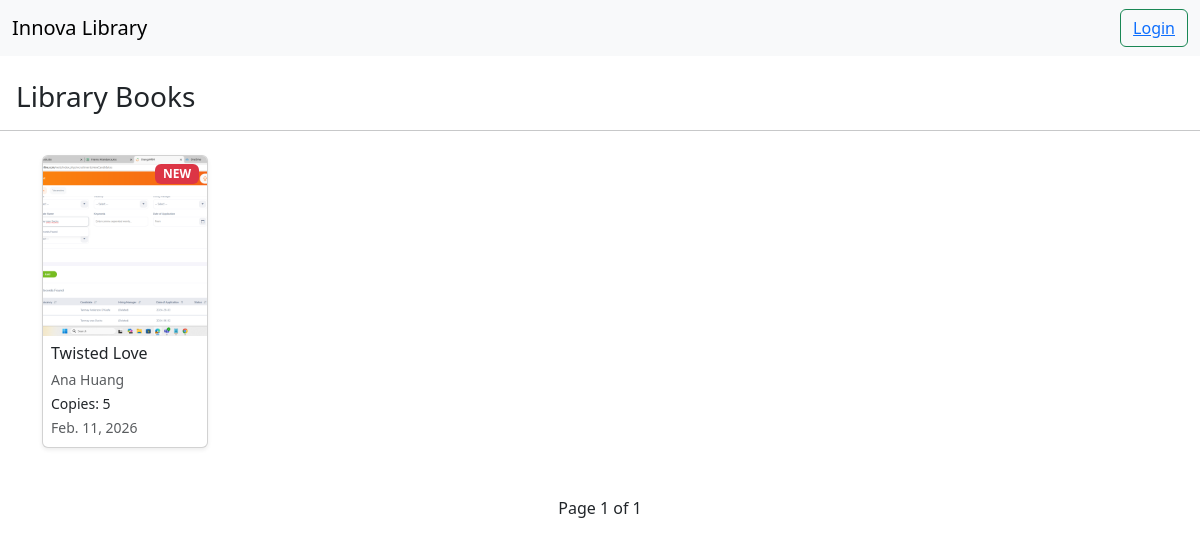
The app's page /, older data.
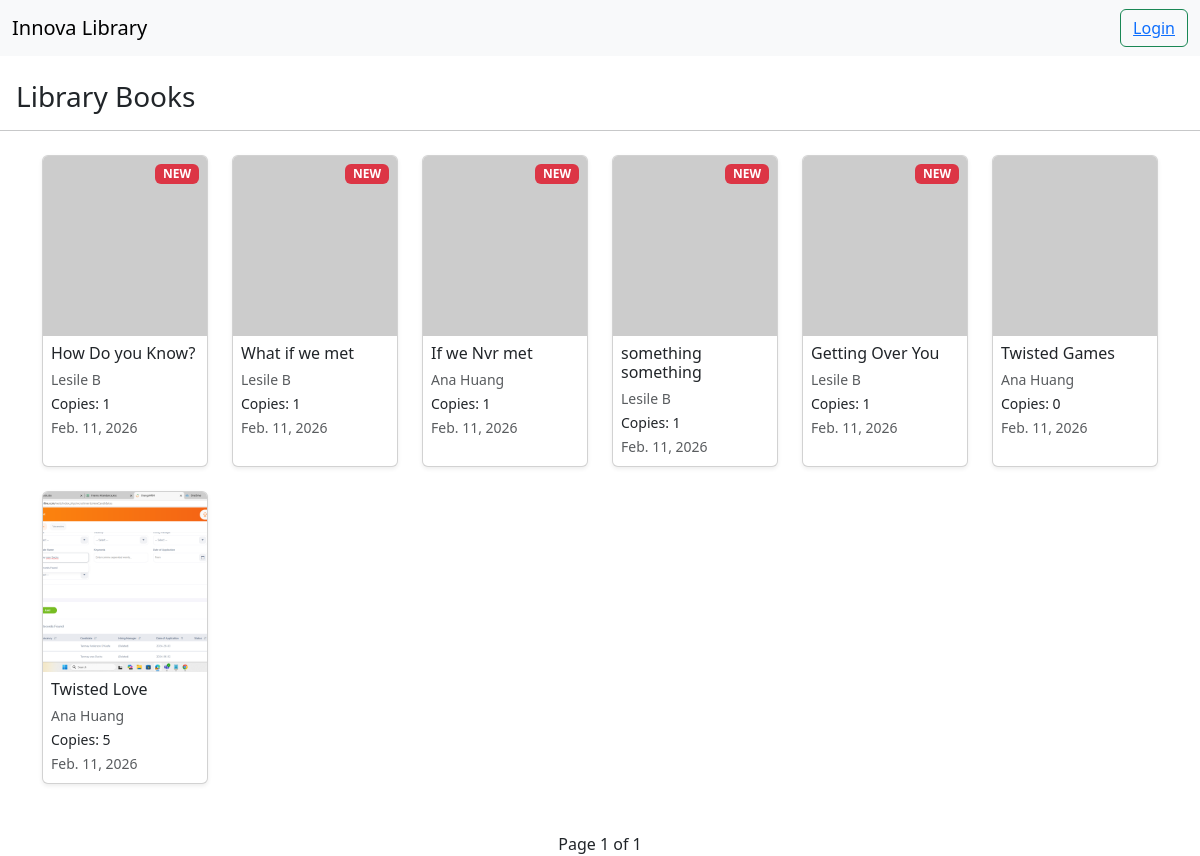
The same page, newer data.
### books/models.py (models this page shows, shortened)
class Book(models.Model):
    title = models.CharField(max_length=100)
    author = models.ForeignKey(Author,on_delete=models.CASCADE)
    published_date = models.DateField()
    isbn = models.CharField(max_length=20)
    available_copies = models.IntegerField(default=1)
    image = models.ImageField(upload_to='book_images/',null=True,blank=True)
    class Meta:
        ordering = ("-id",)  # newest first; or use ("-id",) if no created_at
        indexes = [
            models.Index(fields=["-id"]),  # makes ORDER BY fast
        ]

class Author(models.Model):
    name = models.CharField(max_length=100)

### books/views.py (the view)
# urls.py: path('',list_book,name='home'),
def list_book(request):
    books_qs = Book.objects.select_related('author').all()
    paginator = Paginator(books_qs, 12)
    page_number = request.GET.get('page')
    books = paginator.get_page(page_number)
    return render(request, 'list_book.html', {"books": books})

### books/templates/list_book.html (shortened to what this page needs)
{% extends 'base.html' %}
{% block content %}
<h3 class="mt-4 mx-3">Library Books</h3>
<hr>
<div class="container mt-4">
    <div class="row">
        {% for book in books %}
        <div class="col-lg-2 col-md-3 col-sm-4 col-6 mb-4">
            <div class="card h-100 shadow-sm position-relative">
                {% if forloop.counter <= 5 %}
                <span class="badge bg-danger position-absolute top-0 end-0 m-2">NEW</span>
                {% endif %}
                {% if book.image %}
                <img src="{{ book.image.url }}"
                     class="card-img-top"
                     loading="lazy"
                     style="height: 180px; object-fit: cover;"
                     alt="{{ book.title }}">
                {% else %}
                <img src="https://via.placeholder.com/150"
                     class="card-img-top"
                     loading="lazy"
                     style="height: 180px; object-fit: cover;">
                {% endif %}
                <div class="card-body p-2">
                    <h6 class="card-title mb-1">{{ book.title }}</h6>
                    <small class="text-muted">{{ book.author.name }}</small><br>
                    <small>Copies: {{ book.available_copies }}</small><br>
                    <small class="text-muted">{{ book.published_date }}</small>
                </div>
            </div>
        </div>
        {% empty %}
        <p class="text-center">No books available.</p>
        {% endfor %}
    </div>
    <div class="d-flex justify-content-center mt-4">
        <span class="mx-2">Page {{ books.number }} of {{ books.paginator.num_pages }}</span>
    </div>
</div>
{% endblock %}

### member/templates/base.html (shortened to what this page needs)
<!DOCTYPE html>
<html lang="en">
<head>
    <link href="https://cdn.jsdelivr.net/npm/bootstrap@5.3.8/dist/css/bootstrap.min.css" rel="stylesheet"
>
</head>
</head>
<body>
    <nav class="navbar bg-body-tertiary">
        <div class="container-fluid">
            <a class="navbar-brand">Innova Library</a>
            <form class="d-flex" role="search">
                {% if user.is_authenticated %}
                <button class="btn btn-outline-success" type="submit"><a href="/logout/">Logout</a></button>
                {%else%}
                <button class="btn btn-outline-success" type="submit"><a href="/login/">Login</a></button>
                {%endif%}
            </form>
        </div>
    </nav>
    {%block content%}
    {%endblock%}
</body>
</html>

Row changes from the older to the newer data that the page shows:
added Book: shows "NEW", title "How Do you Know?", author.name "Lesile B", available_copies "1", published_date "Feb. 11, 2026"
added Book: shows "NEW", title "What if we met", author.name "Lesile B", available_copies "1", published_date "Feb. 11, 2026"
added Book: shows "NEW", title "If we Nvr met", author.name "Ana Huang", available_copies "1", published_date "Feb. 11, 2026"
added Book: shows "NEW", title "something something", author.name "Lesile B", available_copies "1", published_date "Feb. 11, 2026"
added Book: shows "NEW", title "Getting Over You", author.name "Lesile B", available_copies "1", published_date "Feb. 11, 2026"
added Book: title "Twisted Games", author.name "Ana Huang", available_copies "0", published_date "Feb. 11, 2026"
shown differently, row unchanged: Book "Twisted Love": no longer shows "NEW"
